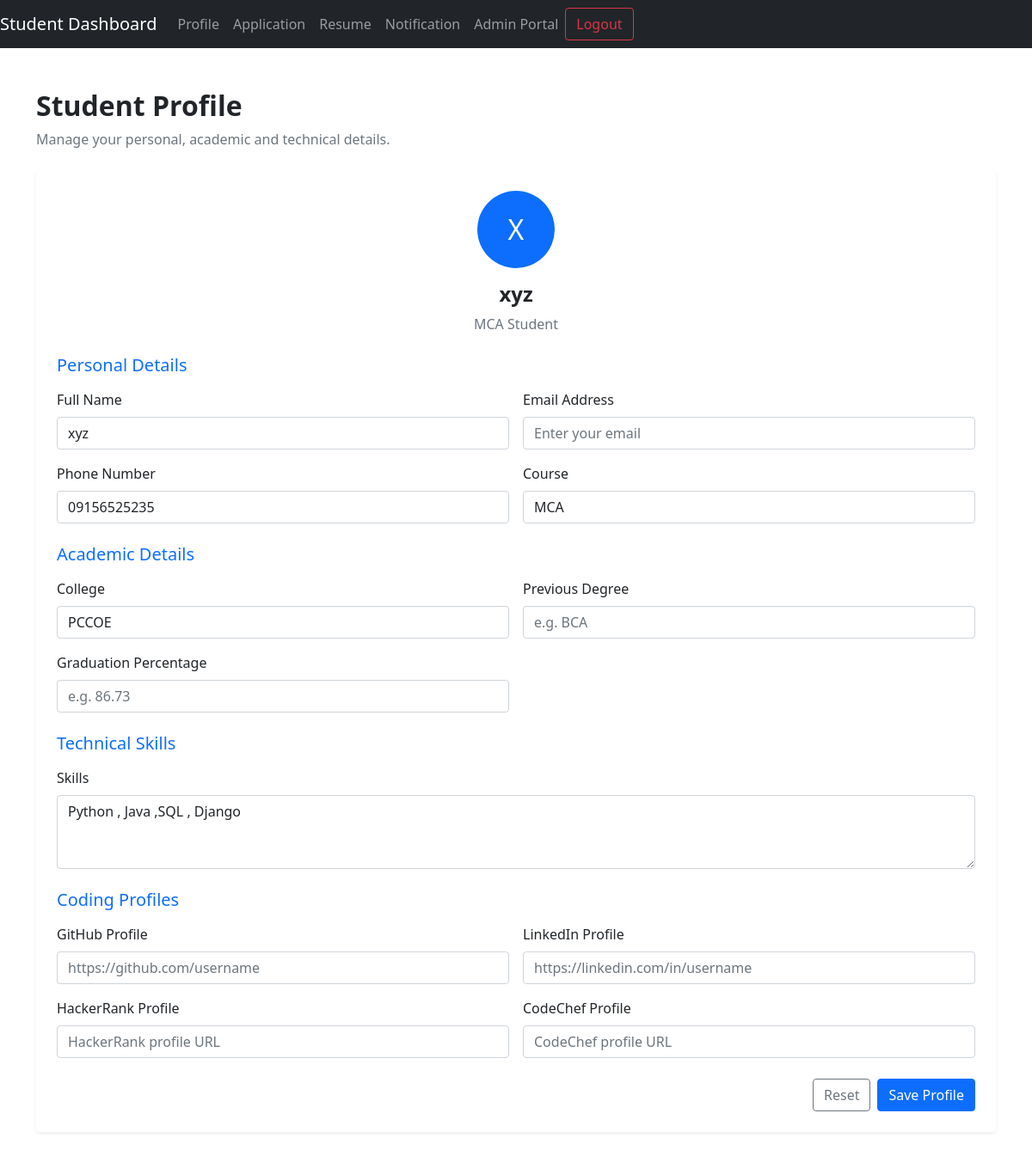
Screenshot of /profile (signed in) with the database file from the repository.
### myapp/models.py (models this page shows, shortened)
class StudentProfile(models.Model):
    user = models.OneToOneField(User, on_delete=models.CASCADE)
    full_name = models.CharField(max_length=100)
    phone = models.CharField(max_length=15)
    course = models.CharField(max_length=50)
    email = models.EmailField(max_length=100, blank=True)
    college = models.CharField(max_length=100)
    previous_degree = models.CharField(max_length=100)
    graduation_percentage = models.CharField(max_length=100)
    skills = models.TextField(max_length = 500)
    github = models.TextField(max_length= 500)
    linkedin =models.TextField(max_length= 500)
    hackerrank = models.TextField(max_length= 500)
    codechef =models.TextField(max_length= 500)

### myapp/views.py (the view, shortened to what this page needs)
# urls.py: path("profile",views.profile,name='profile'),
@login_required
def profile(request):
    student, created = StudentProfile.objects.get_or_create(
        user=request.user,
        defaults={
            'full_name': request.user.get_full_name(),
            'phone': '',
            'course': 'MCA',
            'skills': ''
        }
    )
    return render(request, 'profile.html', {'student': student})

### templates/profile.html (shortened to what this page needs)
{% extends 'base.html' %}
{% block body %}
<div class="container py-5">
    <div class="mb-4">
        <h2 class="fw-bold">Student Profile</h2>
        <p class="text-muted">
            Manage your personal, academic and technical details.
        </p>
    </div>
    <div class="card shadow-sm border-0">
        <div class="card-body p-4">
            <div class="text-center mb-4">
                <div class="rounded-circle bg-primary text-white d-flex align-items-center justify-content-center mx-auto mb-3"
                     style="width:90px;height:90px;font-size:32px;">
                    {{ request.user.username|first|upper }}
                </div>
                <h4 class="fw-bold">{{ request.user.username }}</h4>
                <p class="text-muted">MCA Student</p>
            </div>
            <form method="POST">
                <h5 class="text-primary mb-3">Personal Details</h5>
                <div class="row g-3 mb-4">
                    <div class="col-md-6">
                        <label class="form-label">Full Name</label>
                        <input type="text" name="full_name"
                               class="form-control"
                               value="{{ student.full_name }}"
                               placeholder="Enter your full name" required>
                    </div>
                    <div class="col-md-6">
                        <label class="form-label">Email Address</label>
                        <input type="email" name="email"
                               class="form-control"
                               value="{{ student.email }}"
                               placeholder="Enter your email">
                    </div>
                    <div class="col-md-6">
                        <label class="form-label">Phone Number</label>
                        <input type="tel" name="phone"
                               class="form-control"
                               value="{{ student.phone }}"
                               placeholder="Enter your phone number">
                    </div>
                    <div class="col-md-6">
                        <label class="form-label">Course</label>
                        <input type="text" name="course"
                               class="form-control"
                               value="{{ student.course|default:'Master of Computer Applications' }}">
                    </div>
                </div>
                <h5 class="text-primary mb-3">Academic Details</h5>
                <div class="row g-3 mb-4">
                    <div class="col-md-6">
                        <label class="form-label">College</label>
                        <input type="text" name="college"
                               class="form-control"
                               value="{{ student.college|default:'PCCOE' }}"
                               placeholder="Enter college name">
                    </div>
                    <div class="col-md-6">
                        <label class="form-label">Previous Degree</label>
                        <input type="text" name="previous_degree"
                               class="form-control"
                               value="{{ student.previous_degree }}"
                               placeholder="e.g. BCA">
                    </div>
                    <div class="col-md-6">
                        <label class="form-label">Graduation Percentage</label>
                        <input type="number" name="graduation_percentage"
                               step="0.01" min="0" max="100"
                               class="form-control"
                               value="{{ student.graduation_percentage }}"
                               placeholder="e.g. 86.73">
                    </div>
                </div>
                <h5 class="text-primary mb-3">Technical Skills</h5>
                <div class="mb-4">
                    <label class="form-label">Skills</label>
                    <textarea name="skills" class="form-control" rows="3"
                              placeholder="e.g. Python, Java, SQL, HTML, CSS">{{ student.skills }}</textarea>
                </div>
                <h5 class="text-primary mb-3">Coding Profiles</h5>
                <div class="row g-3 mb-4">
                    <div class="col-md-6">
                        <label class="form-label">GitHub Profile</label>
                        <input type="url" name="github"
                               class="form-control"
                               value="{{ student.github }}"
                               placeholder="https://github.com/username">
                    </div>
                    <div class="col-md-6">
                        <label class="form-label">LinkedIn Profile</label>
                        <input type="url" name="linkedin"
                               class="form-control"
                               value="{{ student.linkedin }}"
                               placeholder="https://linkedin.com/in/username">
                    </div>
                    <div class="col-md-6">
                        <label class="form-label">HackerRank Profile</label>
                        <input type="url" name="hackerrank"
                               class="form-control"
                               value="{{ student.hackerrank }}"
                               placeholder="HackerRank profile URL">
                    </div>
                    <div class="col-md-6">
                        <label class="form-label">CodeChef Profile</label>
                        <input type="url" name="codechef"
                               class="form-control"
                               value="{{ student.codechef }}"
                               placeholder="CodeChef profile URL">
                    </div>
                </div>
                <div class="d-flex justify-content-end gap-2">
                    <button type="reset" class="btn btn-outline-secondary">
                        Reset
                    </button>
                    <button type="submit" class="btn btn-primary">
                        Save Profile
                    </button>
                </div>
            </form>
        </div>
    </div>
</div>
{% endblock body %}

### rows the page displays
StudentProfile: full_name "xyz", phone "09156525235", course "MCA", college "PCCOE", skills "Python , Java ,SQL , Django"

### other values shown
{{ request.user.username|first|upper }} "X"
{{ request.user.username }} "xyz"
